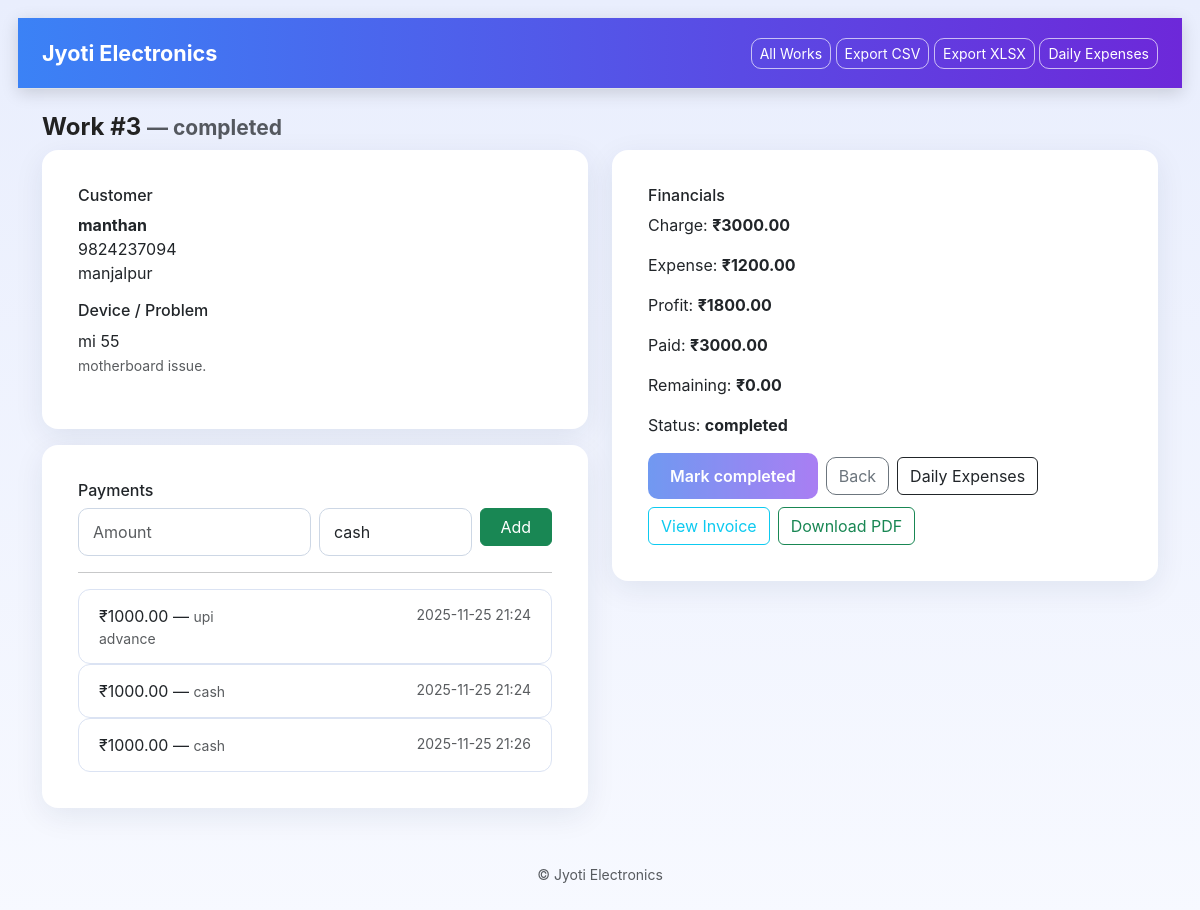
The page /job/3 on the database its author committed.
### app.py (models this page shows)
class Job(db.Model):
    id = db.Column(db.Integer, primary_key=True)
    customer_id = db.Column(db.Integer, db.ForeignKey('customer.id'), nullable=False)
    area = db.Column(db.String(200))
    tv_model = db.Column(db.String(300))
    repair_work = db.Column(db.Text)
    amount_charged = db.Column(db.Float, default=0.0)
    expense = db.Column(db.Float, default=0.0)  # job-level expense
    payment_mode = db.Column(db.String(50))
    pickup_date = db.Column(db.String(50))
    note = db.Column(db.Text)
    status = db.Column(db.String(50), default='received')  # received, in_progress, completed
    created_at = db.Column(db.DateTime, default=datetime.utcnow)
    completed_at = db.Column(db.DateTime, nullable=True)
    payments = db.relationship('Payment', backref='job', cascade="all, delete-orphan")
    @property
    def profit(self):
        return (self.amount_charged or 0.0) - (self.expense or 0.0)

class Customer(db.Model):
    id = db.Column(db.Integer, primary_key=True)
    name = db.Column(db.String(200), nullable=False)
    phone = db.Column(db.String(50))
    address = db.Column(db.String(500))
    created_at = db.Column(db.DateTime, default=datetime.utcnow)
    jobs = db.relationship('Job', backref='customer', cascade="all, delete-orphan")

class Payment(db.Model):
    id = db.Column(db.Integer, primary_key=True)
    job_id = db.Column(db.Integer, db.ForeignKey('job.id'), nullable=False)
    amount = db.Column(db.Float, nullable=False)
    payment_mode = db.Column(db.String(50))
    note = db.Column(db.String(200))
    payment_date = db.Column(db.DateTime, default=datetime.utcnow)

### app.py (the view)
@app.route('/job/<int:job_id>')
def job_detail(job_id):
    j = Job.query.get_or_404(job_id)
    total_paid = job_total_paid(j)
    remaining = (j.amount_charged or 0.0) - total_paid
    return render_template('job_detail.html', job=j, total_paid=total_paid, remaining=remaining)

### app.py (called while the page is built)
def job_total_paid(job):
    return sum(p.amount for p in job.payments) if job.payments else 0.0

### jyoti-electronics(another)/templates/job_detail.html (shortened to what this page needs)
{% extends "base.html" %}
{% block content %}
<h4>Work #{{ job.id }} {% if job.status %}<small class="text-muted">— {{ job.status }}</small>{% endif %}</h4>
<div class="row">
  <div class="col-md-6">
    <div class="card mb-3">
      <div class="card-body">
        <h6>Customer</h6>
        <p>
          <strong>{{ job.customer.name }}</strong><br>
          {% if job.customer.phone %}{{ job.customer.phone }}<br>{% endif %}
          {% if job.customer.address %}{{ job.customer.address }}{% endif %}
        </p>
        <h6 class="mt-3">Device / Problem</h6>
        <p>
          {{ job.tv_model or '-' }} <br>
          <small class="text-muted">{{ job.repair_work or '-' }}</small>
        </p>
      </div>
    </div>
    <div class="card">
      <div class="card-body">
        <h6>Payments</h6>
        <form action="{{ url_for('add_payment', job_id=job.id) }}" method="post" class="row g-2 mb-3" aria-label="Add payment">
          <div class="col-6">
            <input name="amount" type="number" step="0.01" class="form-control" placeholder="Amount" required>
          </div>
          <div class="col-4">
            <select name="payment_mode" class="form-select" aria-label="Payment mode">
              <option value="cash">cash</option>
            </select>
          </div>
          <div class="col-2">
            <button class="btn btn-success w-100">Add</button>
          </div>
        </form>
        <hr>
        <ul class="list-group list-group-flush" aria-live="polite">
          {% for p in job.payments %}
            <li class="list-group-item d-flex justify-content-between align-items-start">
              <div>
                ₹{{ '%.2f'|format(p.amount) }}
                {% if p.payment_mode %} — <small class="text-muted">{{ p.payment_mode }}</small>{% endif %}
                {% if p.note %}<div class="small text-muted">{{ p.note }}</div>{% endif %}
              </div>
              <div class="text-muted small">
                {{ p.payment_date.strftime('%Y-%m-%d %H:%M') if p.payment_date else '-' }}
              </div>
            </li>
          {% else %}
            <li class="list-group-item text-muted">No payments yet</li>
          {% endfor %}
        </ul>
      </div>
    </div>
  </div>
  <div class="col-md-6">
    <div class="card mb-3">
      <div class="card-body">
        <h6>Financials</h6>
        <p>Charge: <strong>₹{{ '%.2f'|format(job.amount_charged or 0) }}</strong></p>
        <p>Expense: <strong>₹{{ '%.2f'|format(job.expense or 0) }}</strong></p>
        <p>Profit: <strong>₹{{ '%.2f'|format(job.profit) }}</strong></p>
        <p>Paid: <strong>₹{{ '%.2f'|format(total_paid) }}</strong></p>
        <p>Remaining: <strong>₹{{ '%.2f'|format(remaining) }}</strong></p>
        <p>Status: <strong>{{ job.status }}</strong></p>
        <div class="d-flex gap-2 flex-wrap" style="align-items:center;">
          <form action="{{ url_for('complete', job_id=job.id) }}" method="post" style="display:inline" aria-label="Mark job completed">
            <button class="btn btn-primary" {% if job.status=='completed' %}disabled{% endif %}>Mark completed</button>
          </form>
          <a class="btn btn-outline-secondary" href="{{ url_for('jobs') }}" role="button">Back</a>
          <a class="btn btn-outline-dark" href="{{ url_for('expenses_list') }}" title="View Daily Expense Page" role="button">Daily Expenses</a>
          <a class="btn btn-outline-info" href="{{ url_for('invoice_html', job_id=job.id) }}" target="_blank" rel="noopener" title="Open printable invoice">View Invoice</a>
          <a class="btn btn-outline-success" href="{{ url_for('invoice_pdf', job_id=job.id) }}" target="_blank" rel="noopener" title="Download invoice as PDF (if available)">Download PDF</a>
        </div>
      </div>
    </div>
  </div>
</div>
{% endblock %}

### jyoti-electronics(another)/static/style.css (style rules this page uses)
body { background: linear-gradient(180deg, #e9eefd, #f7f9ff); font-family: "Inter", "Poppins", sans-serif; color: #1b1b1f; padding: 18px; }
h3, h4, h2 { font-weight: 700; color: #222; }
.form-control, .form-select { border-radius: 10px !important; border: 1px solid #cdd7e5 !important; background: #fff; padding: 11px 14px !important; transition: .2s ease; }
.card, .exp-card { border: none; border-radius: 16px; padding: 20px; background: #ffffff; box-shadow: 0 8px 30px rgba(13,38,74,0.08); transition: .25s ease; }
.btn-primary { background: linear-gradient(90deg, #2563eb, #7c3aed) !important; border: none !important; padding: 11px 22px; border-radius: 10px; font-weight: 600; color: #fff; transition: .25s ease; }
.btn-outline-secondary { border-radius: 10px !important; }
.list-group-item { border-radius: 12px !important; background: #ffffff; border: 1px solid #dbe3f3 !important; padding: 14px 20px !important; transition: .25s ease; }
* { transition: all .15s ease; }

### rows shown on the page
Job: id "3", status "completed", tv_model "mi 55", repair_work "motherboard issue.", amount_charged "3000.00", expense "1200.00", profit "1800.00"
Customer: customer.name "manthan", customer.phone "9824237094", customer.address "manjalpur"
Payment: amount "1000.00", payment_mode "upi", note "advance", payment_date "2025-11-25 21:24"
Payment: amount "1000.00", payment_mode "cash", payment_date "2025-11-25 21:24"
Payment: amount "1000.00", payment_mode "cash", payment_date "2025-11-25 21:26"

### other values the page prints
{{ '%.2f'|format(total_paid) }} "3000.00"
{{ '%.2f'|format(remaining) }} "0.00"
